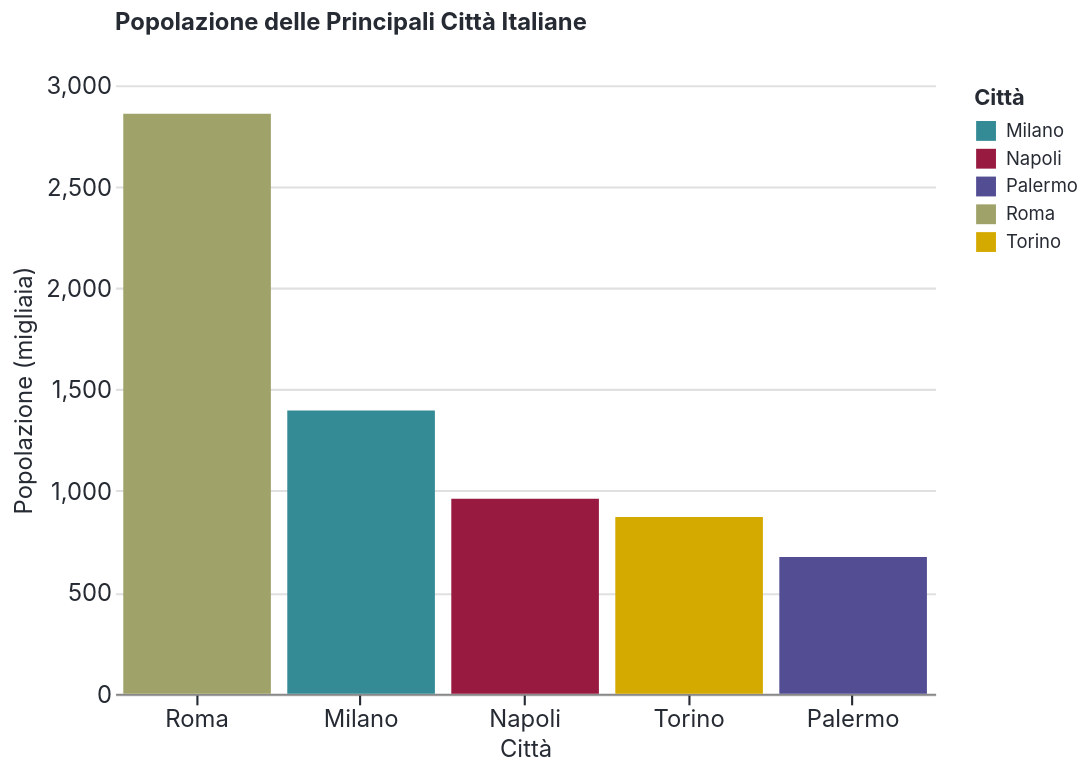

Here is the notebook cell this chart was saved with:
### Markdown cell above
## 5. Bar Chart Altair

### Code cell
# Dati per bar chart
# Abilita il tema (semplice!)
mbs.enable_altair_theme()

cities = pd.DataFrame({
    'Città': ['Milano', 'Roma', 'Napoli', 'Torino', 'Palermo'],
    'Popolazione': [1396, 2860, 962, 871, 674]
})

bar_chart = alt.Chart(cities).mark_bar().encode(
    x=alt.X('Città:N', sort='-y', title='Città'),
    y=alt.Y('Popolazione:Q', title='Popolazione (migliaia)'),
    color=alt.Color('Città:N'),
    tooltip=['Città', 'Popolazione']
).properties(
    title='Popolazione delle Principali Città Italiane',
)

bar_chart

### Figure 1 — Vega-Lite specification as saved in the notebook (floating-point values rounded to 4 significant figures)
{"config": {"background": "#ffffff", "font": "Inter, sans-serif", "mark": {"color": "#348b96"}, "rect": {"stroke": "#ffffff", "strokeWidth": 0.8, "cornerRadius": 0.0}, "title": {"color": "#262A33", "anchor": "start", "dy": -15, "fontSize": 12.0, "font": "Inter, sans-serif", "fontWeight": "700", "frame": "group"}, "axis": {"labelColor": "#262A33", "labelFontSize": 12.0, "labelFont": "Inter, sans-serif", "labelFontWeight": "400", "titleColor": "#262A33", "titleFontSize": 12.0, "titleFont": "Inter, sans-serif", "titleFontWeight": "400", "grid": true, "gridColor": "#e0e0e0", "labelAngle": 0, "domainWidth": 1.067, "labelPadding": 2, "tickWidth": 1.067}, "axisX": {"grid": false, "ticks": true, "tickSize": 5.333, "tickWidth": 1.067, "tickColor": "#262A33", "domainWidth": 1.067}, "axisY": {"grid": true, "gridWidth": 1.067, "gridColor": "#e0e0e0", "ticks": false, "tickSize": 0, "domain": false}, "legend": {"labelFontSize": 9.333, "padding": 1, "symbolType": "square", "labelFont": "Inter, sans-serif", "titleFont": "Inter, sans-serif"}, "style": {"guide-label": {"font": "Inter, sans-serif", "fill": "#262A33"}, "guide-title": {"font": "Inter, sans-serif", "fill": "#262A33"}}, "range": {"category": ["#348b96", "#981a40", "#534e93", "#a0a369", "#d5aa00", "#7b7284", "#d67335"], "diverging": ["#348b96", "#5ea09c", "#8bb4a6", "#b5c7b5", "#dcdbcb", "#fff1e6", "#ebc7bc", "#d89d97", "#c47375", "#af4958", "#981a40"], "ordinal": ["#a4f8ff", "#8ee2ed", "#77cbd7", "#61b5c0", "#4ba0ab", "#348b96", "#187681", "#00626d", "#004f59", "#003c46", "#002a34"], "ramp": ["#a4f8ff", "#8ee2ed", "#77cbd7", "#61b5c0", "#4ba0ab", "#348b96", "#187681", "#00626d", "#004f59", "#003c46", "#002a34"], "heatmap": ["#a4f8ff", "#8ee2ed", "#77cbd7", "#61b5c0", "#4ba0ab", "#348b96", "#187681", "#00626d", "#004f59", "#003c46", "#002a34"], "teal": ["#a4f8ff", "#8ee2ed", "#77cbd7", "#61b5c0", "#4ba0ab", "#348b96", "#187681", "#00626d", "#004f59", "#003c46", "#002a34"], "burgundy": ["#e5647e", "#d55671", "#c54864", "#b63a58", "#a72b4b", "#981a40", "#880134", "#790029", "#6b001e", "#5c0013", "#4d0009"], "neutral": ["#ffffff", "#f5f5f5", "#e0e0e0", "#ccc2d6", "#b7adc1", "#a299ac", "#8e8597", "#7b7284", "#5b566b", "#4f4b5f", "#443f53"], "purple": ["#9694df", "#8885cf", "#7a77c0", "#6d69b1", "#5f5ba1", "#534e93", "#464084", "#3a3375", "#2f2667", "#241959", "#1a0a4b"], "olive": ["#e5ecC5", "#d6ddb1", "#c8ce9d", "#bcc08a", "#aeb177", "#a0a369", "#939761", "#858852", "#777a43", "#6a6c34", "#5d5f26"], "gold": ["#fff865", "#ffe952", "#ffd93f", "#f9ca2d", "#e8ba1a", "#d5aa00", "#b29700", "#a08700", "#8e7800", "#7c6900", "#6b5a00"], "rust": ["#ffc78a", "#ffb579", "#ffa468", "#fa9357", "#e88346", "#d67335", "#c46221", "#b25205", "#a04200", "#8f3200", "#7e2100"]}, "point": {"filled": true, "size": 48.07}, "line": {"strokeWidth": 2.0, "strokeCap": "round", "strokeJoin": "round"}, "view": {"stroke": "transparent", "continuousWidth": 413.3, "continuousHeight": 306.7, "discreteWidth": 413.3, "discreteHeight": 306.7}}, "data": {"name": "data-d52ee3e087e8cac5d26e4e12e4428192"}, "mark": {"type": "bar"}, "encoding": {"color": {"field": "Città", "type": "nominal"}, "tooltip": [{"field": "Città", "type": "nominal"}, {"field": "Popolazione", "type": "quantitative"}], "x": {"field": "Città", "sort": "-y", "title": "Città", "type": "nominal"}, "y": {"field": "Popolazione", "title": "Popolazione (migliaia)", "type": "quantitative"}}, "title": "Popolazione delle Principali Città Italiane", "$schema": "https://vega.github.io/schema/vega-lite/v5.20.1.json", "datasets": {"data-d52ee3e087e8cac5d26e4e12e4428192": [{"Città": "Milano", "Popolazione": 1396}, {"Città": "Roma", "Popolazione": 2860}, {"Città": "Napoli", "Popolazione": 962}, {"Città": "Torino", "Popolazione": 871}, {"Città": "Palermo", "Popolazione": 674}]}}
